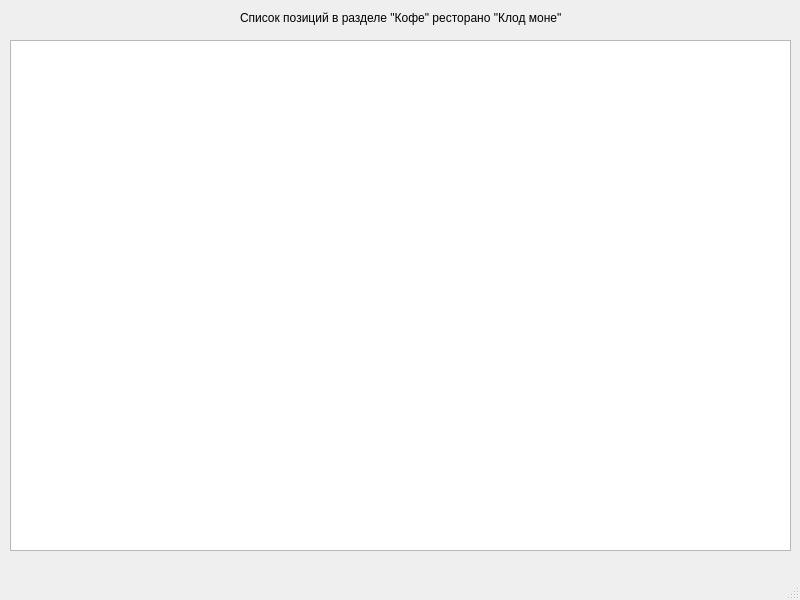
<?xml version="1.0" encoding="UTF-8"?>
<ui version="4.0">
 <class>MainWindow</class>
 <widget class="QMainWindow" name="MainWindow">
  <property name="geometry">
   <rect>
    <x>0</x>
    <y>0</y>
    <width>800</width>
    <height>600</height>
   </rect>
  </property>
  <property name="windowTitle">
   <string>MainWindow</string>
  </property>
  <widget class="QWidget" name="centralwidget">
   <widget class="QTableWidget" name="coffee">
    <property name="geometry">
     <rect>
      <x>10</x>
      <y>40</y>
      <width>781</width>
      <height>511</height>
     </rect>
    </property>
   </widget>
   <widget class="QLabel" name="label">
    <property name="geometry">
     <rect>
      <x>240</x>
      <y>10</y>
      <width>321</width>
      <height>16</height>
     </rect>
    </property>
    <property name="text">
     <string>Список позиций в разделе &quot;Кофе&quot; ресторано &quot;Клод моне&quot;:</string>
    </property>
   </widget>
  </widget>
  <widget class="QMenuBar" name="menubar">
   <property name="geometry">
    <rect>
     <x>0</x>
     <y>0</y>
     <width>800</width>
     <height>21</height>
    </rect>
   </property>
  </widget>
  <widget class="QStatusBar" name="statusbar"/>
 </widget>
 <resources/>
 <connections/>
</ui>
